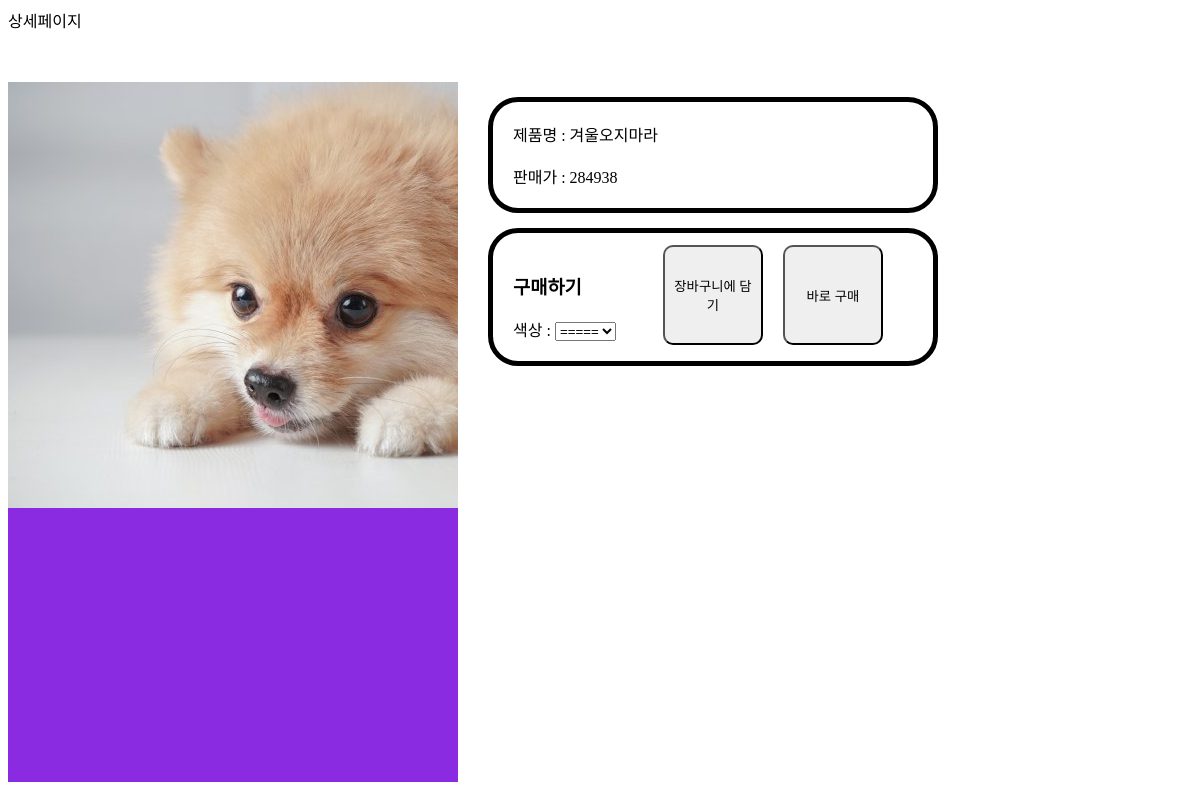
The app's page /main/겨울오지마라/detail with its own data.
### inventory/models.py (models this page shows)
class Inventory(models.Model):
    product_id = models.CharField(max_length=20)
    product_name = models.CharField(max_length=20)
    color = models.CharField(max_length=20)
    amount = models.IntegerField()
    category = models.CharField(max_length=50)
    price = models.IntegerField()

### main/views.py (the view)
# urls.py: path("<str:product_name>/detail", views.detail, name="detail"),
def detail(request, product_name):
    product_info = Inventory.objects.filter(product_name = product_name)
    for item in product_info:
        print(item.color)
    context = {"product_info" : product_info, "product_name":product_name}
    return render(request, "main/detail.html", context)

### main/templates/main/detail.html (shortened to what this page needs)
<!DOCTYPE html>
<html lang="en">
<head>
</head>
<body>
  {% load static %}
  <link rel = "stylesheet" href = "{% static 'main/css/detail.css' %}">
    상세페이지<br>
    <div class="detail_view">
        <div class="detail_view2">
            <div class="img_crop">
                <img src ="{% get_static_prefix %}main/img/{{product_info.0.product_name}}.jpg" class="product_img">
            </div>
            <div class = "product_txt">
                <div class ="product_name_price">
                    제품명 : {{product_info.0.product_name}}<br><br>
                    판매가 : {{product_info.0.price}}
                </div>
                <div class="order">
                    <h3>구매하기</h3>
                        색상 :
                    <select id = "selected_color" >
                        <option value="none" disabled selected>=====</option>
                    </select><br>
                    <button type="submit" value="cart" formaction="{% url 'cart' %}" formmethod="post" id="add_to_cart">장바구니에 담기</button>
                    <button id = "buy">바로 구매</button>
                </div>
            </div>
        </div>
    </div>
</body>
</html>

### main/static/main/css/detail.css (style rules this page uses)
.detail_view { background-color: aqua; position: relative; }
.detail_view2 { background-color: blue; position: absolute; width: 1000px; }
.product_txt { position: absolute; top: 50px; left: 470px; }
.product_name_price { position: relative; left: 0px; top: 5px; width: 400px; border-radius: 30px; border: 5px solid #000000; margin: 10px 10px 10px 10px; padding: 20px; }
.order { position: relative; top: 10px; width: 400px; border: 5px solid #000000; border-radius: 30px; margin: 10px 10px 10px 10px; padding: 20px; }
#add_to_cart { position: absolute; top: 12px; left: 170px; width: 100px; height: 100px; border-radius: 10px; }
#buy { position: absolute; top: 12px; left: 290px; width: 100px; height: 100px; border-radius: 10px; }

### records on screen
Inventory: product_name (picture), product_name "겨울오지마라", price "284938"
